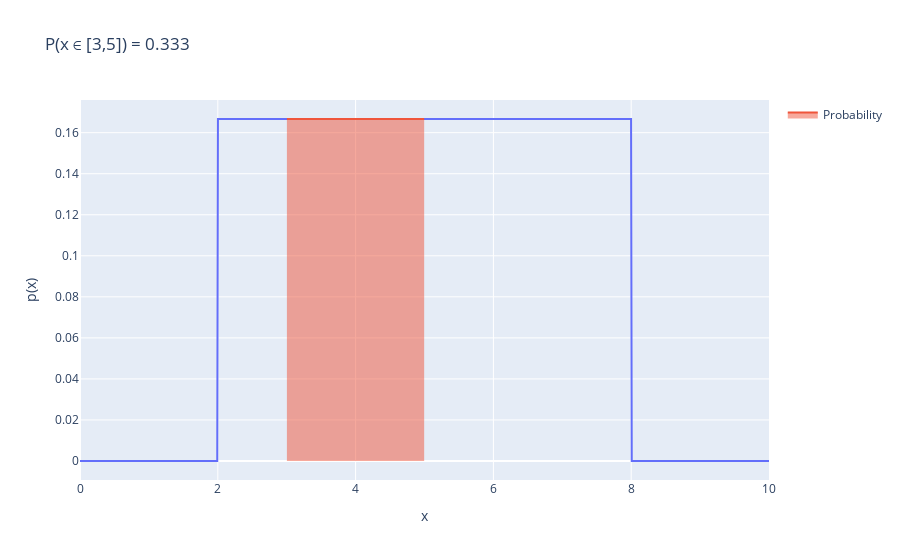

Notebook cell for this chart:
### Code cell
# Visualize the probability
df_interval = df[(df["x"] >= interval_start) & (df["x"] <= interval_end)]

# Show full distribution
fig = px.line(
    df, x="x", y="p(x)", title=f"P(x ∈ [{interval_start},{interval_end}]) = {p_interval_manual:.3f}"
)
# Add highlighted interval
fig.add_scatter(
    x=df_interval["x"], y=df_interval["p(x)"], fill="tozeroy", name="Probability", mode="lines"
)
fig.show()

### Figure 1 — Plotly figure (JSON) as saved in the notebook; plotly's stock layout.template omitted (floating-point values rounded to 4 significant figures; data arrays with more than 128 entries replaced by an {"elided": "..."} marker saying what was removed)
{"data": [{"hovertemplate": "x=%{x}<br>p(x)=%{y}<extra></extra>", "legendgroup": "", "line": {"color": "#636efa", "dash": "solid"}, "marker": {"symbol": "circle"}, "mode": "lines", "name": "", "orientation": "v", "showlegend": false, "type": "scatter", "x": {"elided": "1000 float values"}, "xaxis": "x", "y": {"elided": "1000 float values"}, "yaxis": "y"}, {"fill": "tozeroy", "mode": "lines", "name": "Probability", "type": "scatter", "x": {"elided": "200 float values"}, "y": {"elided": "200 float values"}}], "layout": {"legend": {"tracegroupgap": 0}, "title": {"text": "P(x ∈ [3,5]) = 0.333"}, "xaxis": {"anchor": "y", "domain": [0, 1], "title": {"text": "x"}}, "yaxis": {"anchor": "x", "domain": [0, 1], "title": {"text": "p(x)"}}}}
